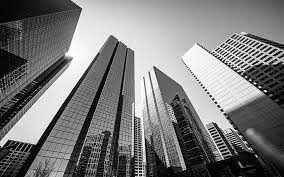
#> input picture images/building.jpg, 284 x 177 px
$ jupyter execute --allow-errors BW_TO_RGB.ipynb   (shell and % lines are left out)
#> lines starting #> are read from the running program, lines starting #| are printed output that depends on the picture
[cell 1]
# import numpy,cv,argparse,os
import numpy as np
import argparse
import cv2
import os

[cell 2]
# Paths to load the model
DIR = r"./modal"
PROTOTXT = os.path.join(DIR, r"colorization_deploy_v2.prototxt")
POINTS = os.path.join(DIR, r"pts_in_hull.npy")
MODEL = os.path.join(DIR, r"colorization_release_v2.caffemodel")

[cell 3]
# Argparser
ap = argparse.ArgumentParser()
ap.add_argument("-i", "--image", type=str, required=True,
	help="path to input black and white image")
args = vars(ap.parse_args())

[cell 4]
# Load the Model
print("Load model")
#> (the rest of this cell did not finish here and is left out)

#> (a cell that did not finish here is left out)

[cell 6]
# filenamr = input('Enter filepath')
filenamr = './images/building.jpg'

[cell 7]
# Load the input image
image = cv2.imread(args["image"])
#> image is the input picture: shape (177, 284, 3); min 0, max 255, mean 122.4
scaled = image.astype("float32") / 255.0
lab = cv2.cvtColor(scaled, cv2.COLOR_BGR2LAB)
#> lab: shape (177, 284, 3) float32; mean of channels 0, 1, 2 49.6, 0, 0

resized = cv2.resize(lab, (224, 224))
#> resized: shape (224, 224, 3) float32; mean of channels 0, 1, 2 49.7, 0, 0
L = cv2.split(resized)[0]
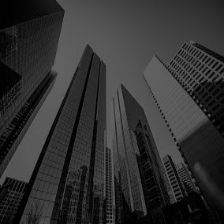
#> L: shape (224, 224) float32; min 0, max 100, mean 49.7
L -= 50
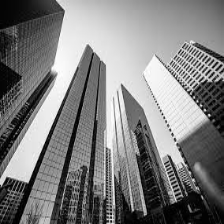
#> L: shape (224, 224) float32; min -50, max 50, mean -0.3; drawn with min black and max white

print("Colorizing the image")
#> (the rest of this cell did not finish here and is left out)
